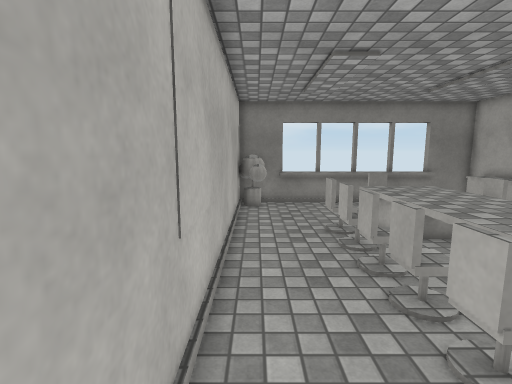
View 1 (above)

12 first-person views from a walk through a scene from a Unity 3-D project. The camera is 1.5 m above the floor, tilts 8° down and sees 85° across. The floor is counted in squares, 0.5 m on a side. Each view is taken from the middle of a square. On the plan, view 1 faces up. The plan holds only what a view shows up to about 20 squares ahead; the rest is blank. Door leaves are left out, so doorways stand open. Surface patterns are stand-ins for the level's own textures.

View 2
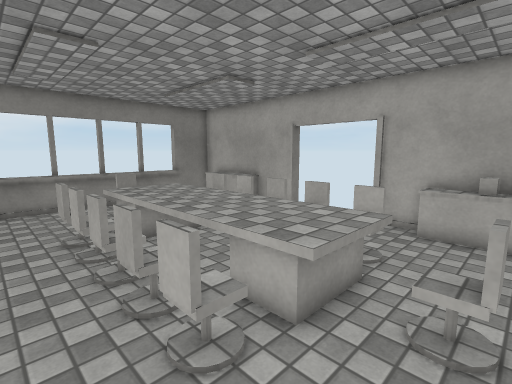

View 3
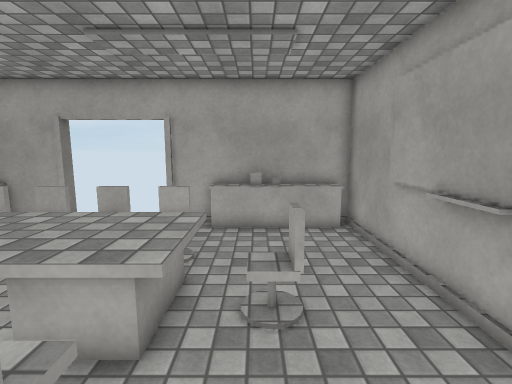

View 4
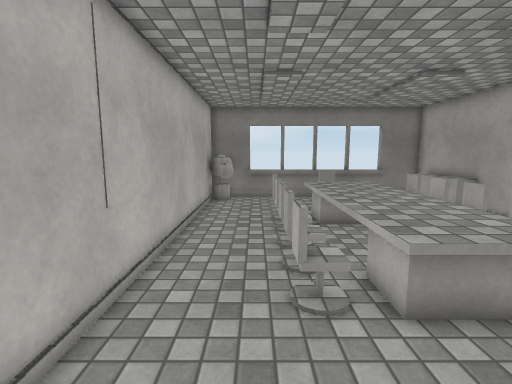

View 5
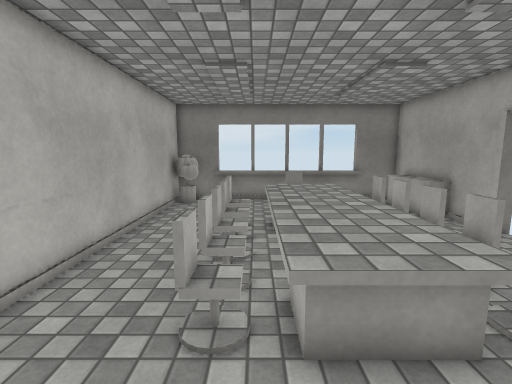

View 6
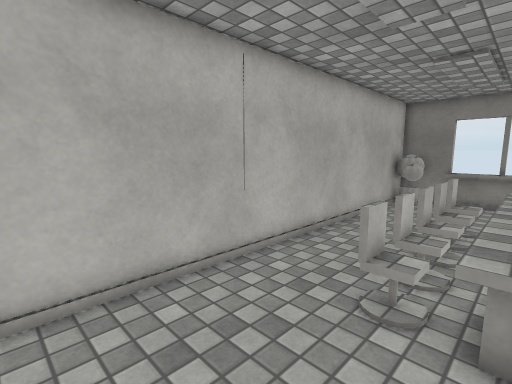

View 7
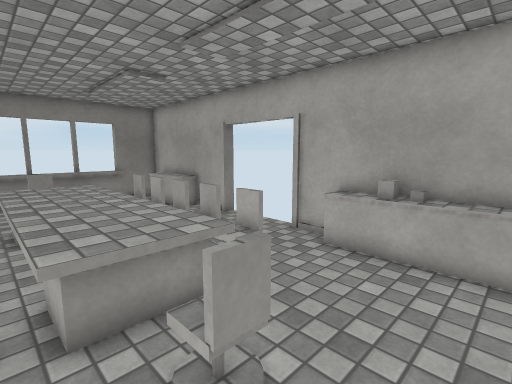

View 8
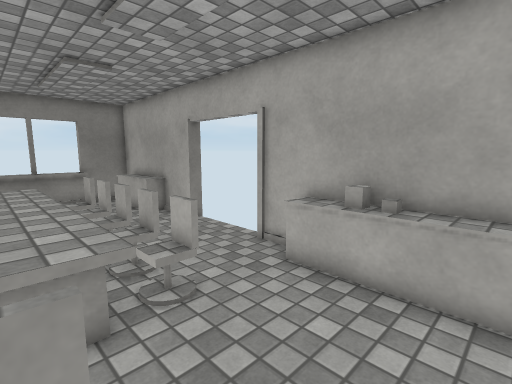

View 9
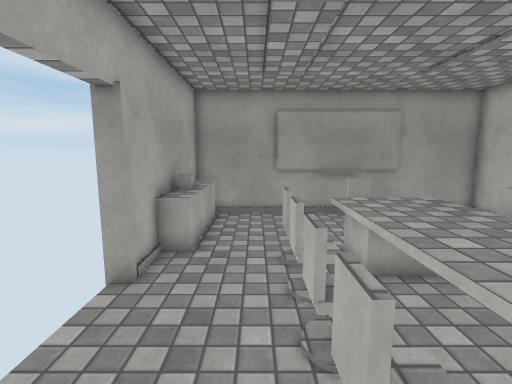

View 10
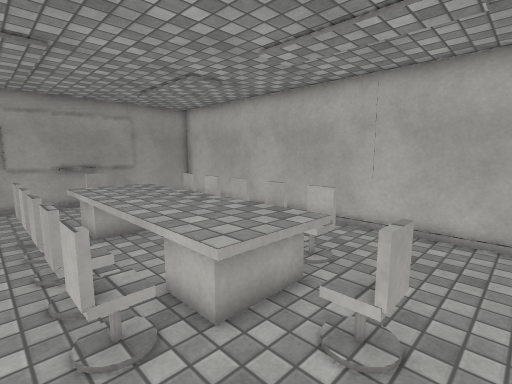

View 11
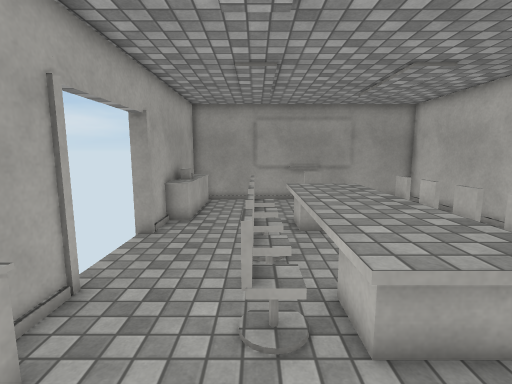

View 12
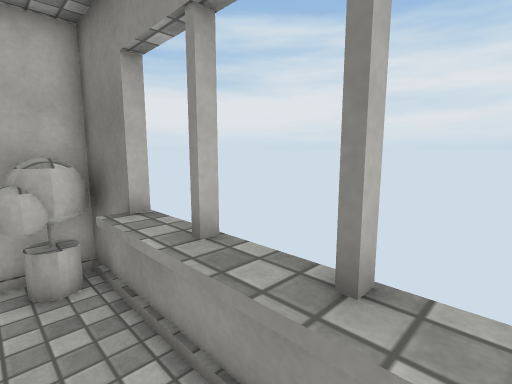

### Floor plan
Key: @ floor where view 1 was taken; # wall or solid block; x gap in a wall; . floor; D open door; = window, fence, low wall or low ledge; ^ raised ledge; O other object.
Columns run from 1 left of view 1 to 14 right of it. Each row starts with its distance up from view 1.
 17 ###^^^^^^^^^###
 16 #O#......  =.^#
 15 #O....... ...^#
 14 #......=.    ^#
 13 #......O..  .^#
 12 #.....^^^....^#
 11 #...O.^^^.=...#
 10 #.....^^^.x...#
  9 #...x.^^^.x...D#
  8 #.....^^^.....D
  7 #...=.^^^.=...D
  6 #.....^^^.....D
  5 #...x.^^^.x...D#
  4 #.....^^^.x...#
  3 #...O.^^^.=..^#
  2 #.....^^^....^#
  1 #......O.....OO
  0 #@.....=.....OO
 -1 #... ........^#
 -2 #... ........^#
 -3 ###############

Positions as (right, up) in squares from view 1, and headings:
1: (0, 0), facing up
2: (1, 0), facing up-right
3: (1, 1), facing right
4: (2, -2), facing up
5: (4, -1), facing up
6: (5, -2), facing up-left
7: (4, -2), facing up-right
8: (6, -2), facing up-right
9: (10, 11), facing down
10: (10, 15), facing down-left
11: (9, 15), facing down
12: (7, 15), facing up-left
